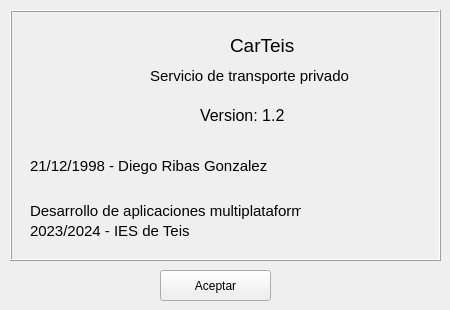
<?xml version="1.0" encoding="UTF-8"?>
<ui version="4.0">
 <class>acercaWind</class>
 <widget class="QWidget" name="acercaWind">
  <property name="geometry">
   <rect>
    <x>0</x>
    <y>0</y>
    <width>450</width>
    <height>310</height>
   </rect>
  </property>
  <property name="minimumSize">
   <size>
    <width>450</width>
    <height>310</height>
   </size>
  </property>
  <property name="maximumSize">
   <size>
    <width>450</width>
    <height>310</height>
   </size>
  </property>
  <property name="windowTitle">
   <string>Acerca de...</string>
  </property>
  <property name="windowIcon">
   <iconset>
    <normaloff>../../../../../../.designer/img/acercade.ico</normaloff>../../../../../../.designer/img/acercade.ico</iconset>
  </property>
  <widget class="QFrame" name="frame">
   <property name="geometry">
    <rect>
     <x>10</x>
     <y>10</y>
     <width>431</width>
     <height>251</height>
    </rect>
   </property>
   <property name="frameShape">
    <enum>QFrame::Box</enum>
   </property>
   <property name="frameShadow">
    <enum>QFrame::Raised</enum>
   </property>
   <widget class="QLabel" name="label">
    <property name="geometry">
     <rect>
      <x>220</x>
      <y>20</y>
      <width>71</width>
      <height>31</height>
     </rect>
    </property>
    <property name="font">
     <font>
      <pointsize>14</pointsize>
     </font>
    </property>
    <property name="text">
     <string>CarTeis</string>
    </property>
   </widget>
   <widget class="QLabel" name="label_2">
    <property name="geometry">
     <rect>
      <x>190</x>
      <y>90</y>
      <width>121</width>
      <height>31</height>
     </rect>
    </property>
    <property name="font">
     <font>
      <pointsize>12</pointsize>
     </font>
    </property>
    <property name="text">
     <string>Version: 1.2</string>
    </property>
   </widget>
   <widget class="QLabel" name="label_3">
    <property name="geometry">
     <rect>
      <x>10</x>
      <y>10</y>
      <width>131</width>
      <height>121</height>
     </rect>
    </property>
    <property name="minimumSize">
     <size>
      <width>100</width>
      <height>100</height>
     </size>
    </property>
    <property name="text">
     <string/>
    </property>
    <property name="pixmap">
     <pixmap>../img/logo.ico</pixmap>
    </property>
   </widget>
   <widget class="QLabel" name="label_4">
    <property name="geometry">
     <rect>
      <x>140</x>
      <y>50</y>
      <width>261</width>
      <height>31</height>
     </rect>
    </property>
    <property name="font">
     <font>
      <pointsize>11</pointsize>
     </font>
    </property>
    <property name="text">
     <string>Servicio de transporte privado</string>
    </property>
   </widget>
   <widget class="QLabel" name="label_5">
    <property name="geometry">
     <rect>
      <x>20</x>
      <y>140</y>
      <width>241</width>
      <height>31</height>
     </rect>
    </property>
    <property name="font">
     <font>
      <pointsize>11</pointsize>
     </font>
    </property>
    <property name="text">
     <string>21/12/1998 - Diego Ribas Gonzalez</string>
    </property>
   </widget>
   <widget class="QLabel" name="label_7">
    <property name="geometry">
     <rect>
      <x>20</x>
      <y>190</y>
      <width>271</width>
      <height>21</height>
     </rect>
    </property>
    <property name="font">
     <font>
      <pointsize>11</pointsize>
     </font>
    </property>
    <property name="text">
     <string>Desarrollo de aplicaciones multiplataforma</string>
    </property>
   </widget>
   <widget class="QLabel" name="label_8">
    <property name="geometry">
     <rect>
      <x>20</x>
      <y>210</y>
      <width>271</width>
      <height>21</height>
     </rect>
    </property>
    <property name="font">
     <font>
      <pointsize>11</pointsize>
     </font>
    </property>
    <property name="text">
     <string>2023/2024 - IES de Teis</string>
    </property>
   </widget>
  </widget>
  <widget class="QPushButton" name="btnaceptar">
   <property name="geometry">
    <rect>
     <x>160</x>
     <y>270</y>
     <width>111</width>
     <height>31</height>
    </rect>
   </property>
   <property name="text">
    <string>Aceptar</string>
   </property>
  </widget>
 </widget>
 <resources/>
 <connections/>
</ui>
